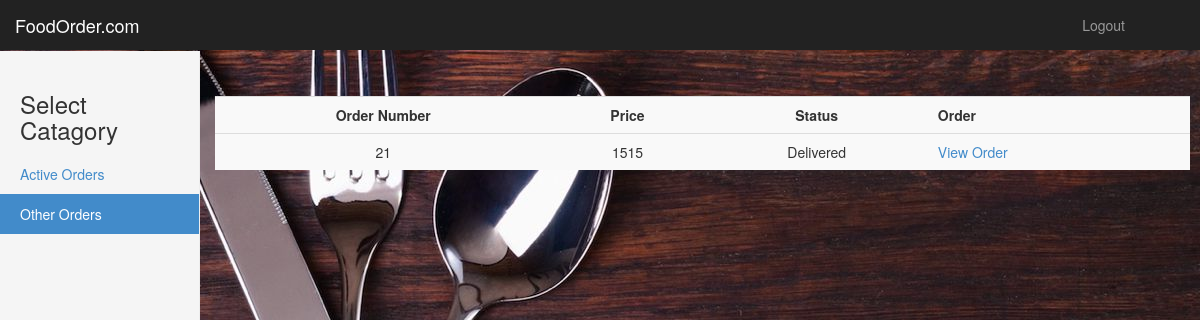
The app's page /manager/other.php (signed in) with its own data.
### tables this page shows
CREATE TABLE `orders` (
  `id` int(11) NOT NULL,
  `user_id` int(11) NOT NULL,
  `discount_id` int(11) DEFAULT NULL,
  `price` int(11) DEFAULT NULL,
  `addressid` int(11) DEFAULT NULL,
  `status` tinyint(4) NOT NULL DEFAULT '0' COMMENT '0=not completed, 1=new, 2=Ready, 3=Transit, 4=Delivered'
);

### manager/other.php (the view, shortened to what this page needs)
<?php
    $query="SELECT * from orders where status=4 order by id DESC";
    $result=mysql_query($query);
?>
<!DOCTYPE html>
<html lang="en">
<head>
    <link href="../assets/bootstrap/css/bootstrap.min.css" rel="stylesheet">
    <link href="../assets/css/dashboardmanager.css" rel="stylesheet">
  </head>
  <body>
    <nav class="navbar navbar-inverse navbar-fixed-top">
      <div class="container-fluid">
        <div class="navbar-header">
          <a class="navbar-brand" href="#">FoodOrder.com</a>
        </div>
        <div id="navbar" class="navbar-collapse collapse">
          <ul class="nav navbar-nav navbar-right">
            <li><a href="#"></a></li>
            <li><a href="../logout.php">Logout</a></li>
            <li><a href="#"></a></li>
            <li><a href="#"></a></li>
          </ul>
        </div>
      </div>
    </nav>
    <div class="container-fluid">
      <div class="row">
        <div class="col-sm-3 col-md-2 sidebar">
            <h3>Select Catagory</h3>
          <ul class="nav nav-sidebar">
            <li ><a href="index.php">Active Orders<span class="sr-only">(current)</span></a></li>
              <li class="active"><a href="#">Other Orders</a></li>
          </ul>
        </div>
        <div class="col-sm-9 col-sm-offset-3 col-md-10 col-md-offset-2 main">
            <div class="row" >
                <table class="table table-striped table-hover">
        		<tbody>
                	<tr>
						<th><center>Order Number</center></th>
                        <th><center>Price</center></th>
						<th><center>Status</center></th>
                        <th>Order</th>
                    </tr>
<?php
							while($row=mysql_fetch_assoc($result)){
								$id= $row['id'];
								$price= (($row['price']==0 or is_null($row['price']))? "Order not completed" : $row['price']);
                                switch($row['status']){
                                    case 4: $status="Delivered";break;
                                }
								echo '<tr>';
                    			echo '<tr><form action="'.htmlspecialchars($_SERVER["PHP_SELF"]).'" method="post">';
								echo "<td><center>{$id}</center></td>";
								echo "<td><center>{$price}</center></td>";
								echo "<td><center>{$status}</center></td>";
                                echo "<td><a href=\"checkorder.php?order={$id}\">View Order</td>";
                                echo '</form></tr></tr>';
                            }
							?>
                </tbody>
                </table>
            </div>
        </div>
      </div>
    </div>
</body></html>

### assets/css/dashboardmanager.css (style rules this page uses)
body { padding-top: 50px; background: url("includes/food7.jpg"); }
.navbar-fixed-top { border: 0; }
.sidebar { display: none; }
@media (min-width: 768px) { .sidebar { position: fixed; top: 51px; bottom: 0; left: 0; z-index: 1000; display: block; padding: 20px; overflow-x: hidden; overflow-y: auto; background-color: #f5f5f5; border-right: 1px solid #eee; } }
.nav-sidebar { margin-right: -21px; margin-bottom: 20px; margin-left: -20px; }
.nav-sidebar > li > a { padding-right: 20px; padding-left: 20px; }
.nav-sidebar > .active > a, .nav-sidebar > .active > a:hover, .nav-sidebar > .active > a:focus { color: #fff; background-color: #428bca; }
.main { padding: 20px; }
@media (min-width: 768px) { .main { padding-right: 40px; padding-left: 40px; } }

### records on screen
orders: id "21", price "1515", status "Delivered"
